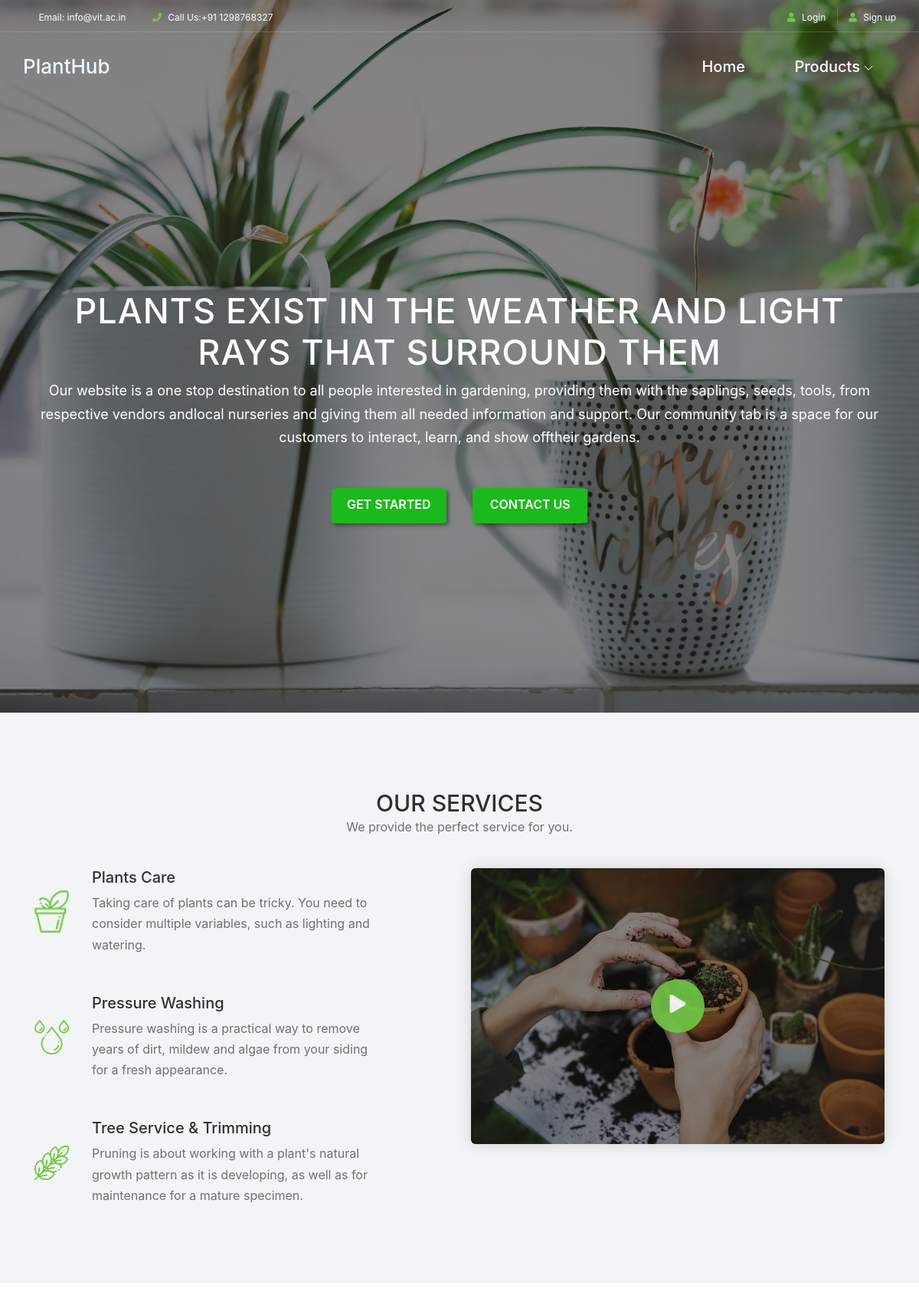
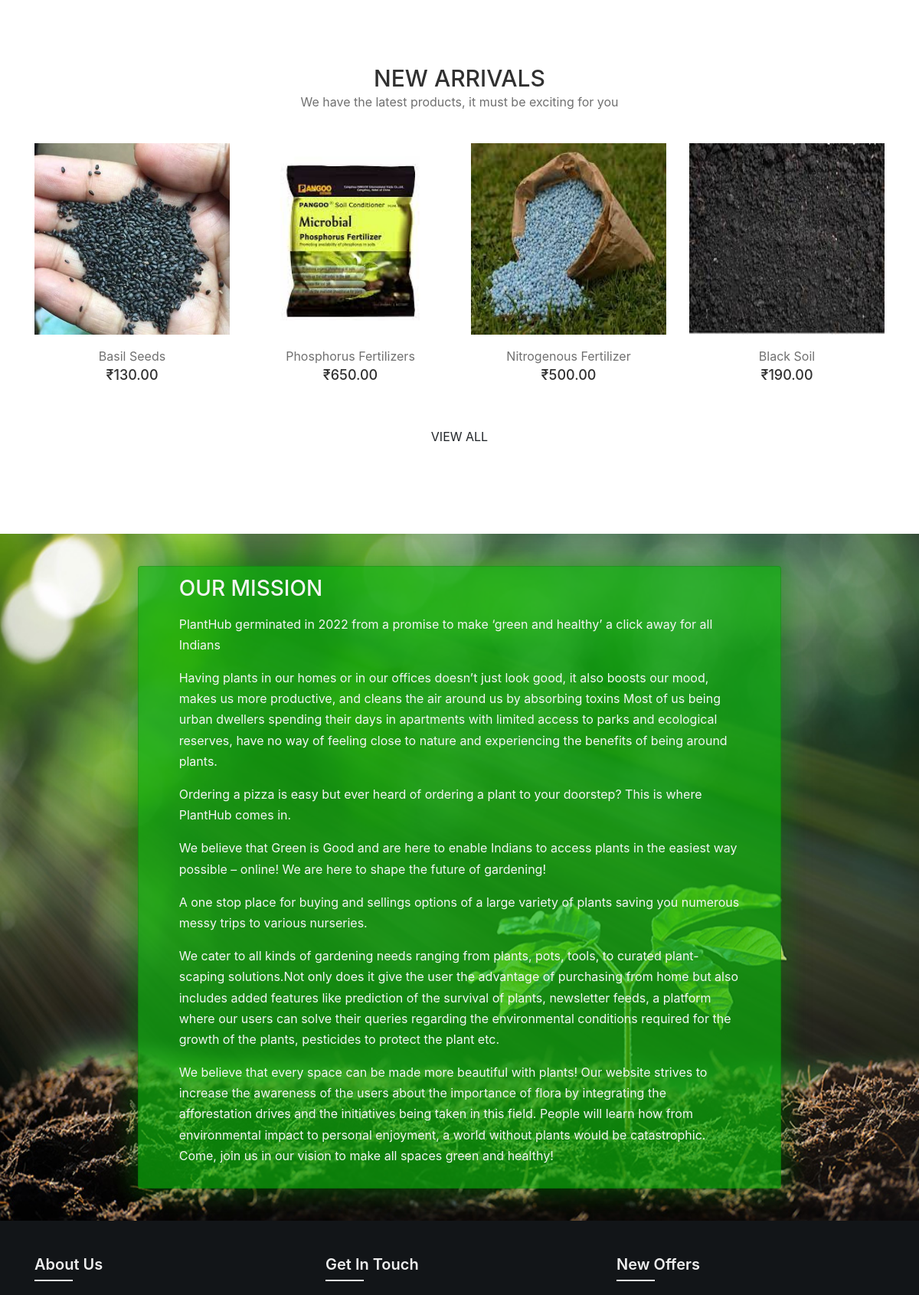
The page / (upper part) on the database its author committed (2 pictures, top to bottom).
### products/models.py (models this page shows, shortened)
class ItemsImages(models.Model):
    title = models.ForeignKey(ItemMain, on_delete=models.CASCADE)
    image = models.ImageField(upload_to = 'images')

class ItemMain(models.Model):
    title = models.CharField(max_length=50, unique=True)
    price = models.DecimalField(decimal_places=2, max_digits=25)
    description = models.TextField()
    category = models.ForeignKey(ItemsCat, on_delete=models.CASCADE)
    availablity = models.BooleanField(default=False)
    shippingCharges = models.IntegerField(default=0)
    offers = models.IntegerField(default=0)
    plantingAndCare = models.TextField()
    slug = models.SlugField(max_length=50,unique=True, default="", editable=False)

### products/views.py (the view)
# urls.py: 2. Add a URL to urlpatterns:  path('', views.home, name='home')
def home(request):
    context = {}
    items = ItemMain.objects.all().order_by('-id')[:4]
    items_list = []
    for i in items:
        l = []
        l.append(i.title)
        l.append(i.price)
        l.append(i.slug)
        ima = ItemsImages.objects.filter(title = i)[0]
        l.append(ima.image)
        items_list.append(l)
    context['items'] = items_list
    return render(request, 'home.html', context)

### templates/home.html (shortened to what this page needs)
{% extends "base-home.html" %}
{% load static %}
{% block home %}
<link rel="stylesheet" type="text/css" href="{% static 'css/home/home.css' %}">
<div>
<section class="hero-area">
    <div class="hero-post-slides owl-carousel">
        <div class="single-hero-post bg-overlay">
            <div class="slide-img slide-img1 bg-img" ></div>
            <div class="container h-100">
                <div class="row h-100 align-items-center">
                    <div class="col-12">
                        <div class="hero-slides-content text-center">
                            <h2>Plants exist in the weather and light rays that surround them</h2>
                            <p>Our website is a one stop destination to all people interested in gardening, providing them with the saplings, seeds, tools, from respective vendors andlocal nurseries and giving them all needed information and support. Our community tab is a space for our customers to interact, learn, and show offtheir gardens.</p>
                            <div class="welcome-btn-group">
                                <a href="{% url 'itemlist' %}" class="btn alazea-btn mr-30 get-started">GET STARTED</a>
                                <a href="{% url 'contact' %}" class="btn alazea-btn active contact">CONTACT US</a>
                            </div>
                        </div>
                    </div>
                </div>
            </div>
        </div>
    </div>
</section>
<section class="our-services-area bg-gray section-padding-100-0">
    <div class="container">
        <div class="row">
            <div class="col-12">
                <div class="section-heading text-center">
                    <h2>OUR SERVICES</h2>
                    <p>We provide the perfect service for you.</p>
                </div>
            </div>
        </div>
        <div class="row justify-content-between">
            <div class="col-12 col-lg-5">
                <div class="alazea-service-area mb-100">
                    <div class="single-service-area d-flex align-items-center wow fadeInUp" data-wow-delay="100ms">
                        <div class="service-icon mr-30">
                            <img src="{% static 'images/home/core-img/s1.png' %}" alt="">
                        </div>
                        <div class="service-content">
                            <h5>Plants Care</h5>
                            <p>Taking care of plants can be tricky. You need to consider multiple variables, such as lighting and watering.</p>
                        </div>
                    </div>
                    <div class="single-service-area d-flex align-items-center wow fadeInUp" data-wow-delay="300ms">
                        <div class="service-icon mr-30">
                            <img src="{% static 'images/home/core-img/s2.png' %}" alt="">
                        </div>
                        <div class="service-content">
                            <h5>Pressure Washing</h5>
                            <p>Pressure washing is a practical way to remove years of dirt, mildew and algae from your siding for a fresh appearance.</p>
                        </div>
                    </div>
                    <div class="single-service-area d-flex align-items-center wow fadeInUp" data-wow-delay="500ms">
                        <div class="service-icon mr-30">
                            <img src="{% static 'images/home/core-img/s3.png' %}" alt="">
                        </div>
                        <div class="service-content">
                            <h5>Tree Service &amp; Trimming</h5>
                            <p>
                                Pruning is about working with a plant's natural growth pattern as it is developing, as well as for maintenance for a mature specimen.</p>
                        </div>
                    </div>
                </div>
            </div>
            <div class="col-12 col-lg-6">
                <div class="alazea-video-area bg-overlay mb-100">
                    <a href="https://www.youtube.com/watch?v=k3AiRLm-DpU" class="video-icon">
                        <i class="fa fa-play" aria-hidden="true"></i>
                    </a>
                </div>
            </div>
        </div>
    </div>
</section>
<section class="new-arrivals-products-area section-padding-100">
    <div class="container">
        <div class="row">
            <div class="col-12">
                <div class="section-heading text-center">
                    <h2>NEW ARRIVALS</h2>
                    <p>We have the latest products, it must be exciting for you</p>
                </div>
            </div>
        </div>
        <div class="row">
            {% for item in items %}
                <div class="col-12 col-sm-6 col-lg-3">
                    <div class="single-product-area mb-50 wow fadeInUp" data-wow-delay="100ms">
                        <div class="product-img">
                            <a href="shop-details.html"><img src="/media/{{ item.3 }}" %} alt=""></a>
                        </div>
                        <div class="product-info mt-15 text-center">
                            <a href="{% url 'itemView' the_slug=item.2 %}">
                                <p>{{ item.0 }}</p>
                            </a>
                            <h6>₹{{ item.1 }}</h6>
                        </div>
                    </div>
                </div>
            {% endfor %}
            <div class="col-12 text-center">
                <a href="{% url 'itemlist' %}" class="btn alazea-btn">View All</a>
            </div>
        </div>
    </div>
</section>
{% include 'mission.html' %}
</div>
{% endblock home %}

### static_in_env/css/footer.css (style rules this page uses)
a { transition: .3s; }

### static_in_env/css/home/classy-nav.css (style rules this page uses)
* { margin: 0; padding: 0; }
body { font-family: "Roboto", sans-serif; }
img { height: auto; max-width: 100%; }
.bg-img { background-position: center center; background-size: cover; background-repeat: no-repeat; }
.justify-content-between { -webkit-box-pack: justify; -ms-flex-pack: justify; justify-content: space-between; }

### rows shown on the page
ItemsImages: image (picture)
ItemMain: title "Basil Seeds", price "130.00"
ItemsImages: image (picture)
ItemMain: title "Phosphorus Fertilizers", price "650.00"
ItemsImages: image (picture)
ItemMain: title "Nitrogenous Fertilizer", price "500.00"
ItemsImages: image (picture)
ItemMain: title "Black Soil", price "190.00"
